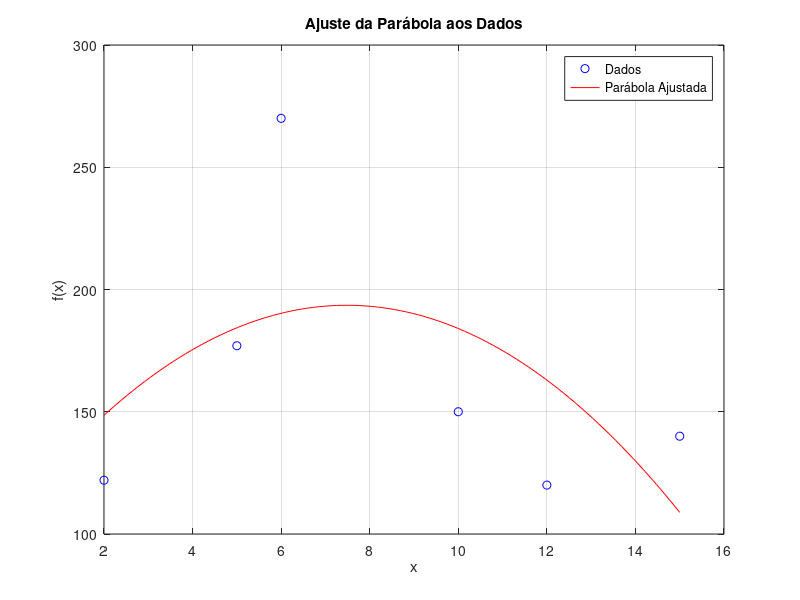

Write MATLAB code to recreate this figure.
% Dados fornecidos
x = [2; 5; 6; 10; 12; 15];
f_x = [122; 177; 270; 150; 120; 140];

% Montagem da matriz A para o ajuste da parábola
A = [x.^2, x, ones(size(x))];

% Resolução do sistema de equações normais para obter os coeficientes
coefficients = (A' * A) \ (A' * f_x);

% Exibir os coeficientes da parábola
fprintf('A parábola que melhor se ajusta aos dados é: f(x) = %.4fx^2 + %.4fx + %.4f\n', coefficients(1), coefficients(2), coefficients(3));

% Gráfico dos dados e da parábola ajustada
x_values = linspace(min(x), max(x), 100);
f_x_values = coefficients(1) * x_values.^2 + coefficients(2) * x_values + coefficients(3);

figure;
plot(x, f_x, 'bo', x_values, f_x_values, 'r-');
xlabel('x');
ylabel('f(x)');
title('Ajuste da Parábola aos Dados');
legend('Dados', 'Parábola Ajustada', 'Location', 'best');
grid on;
